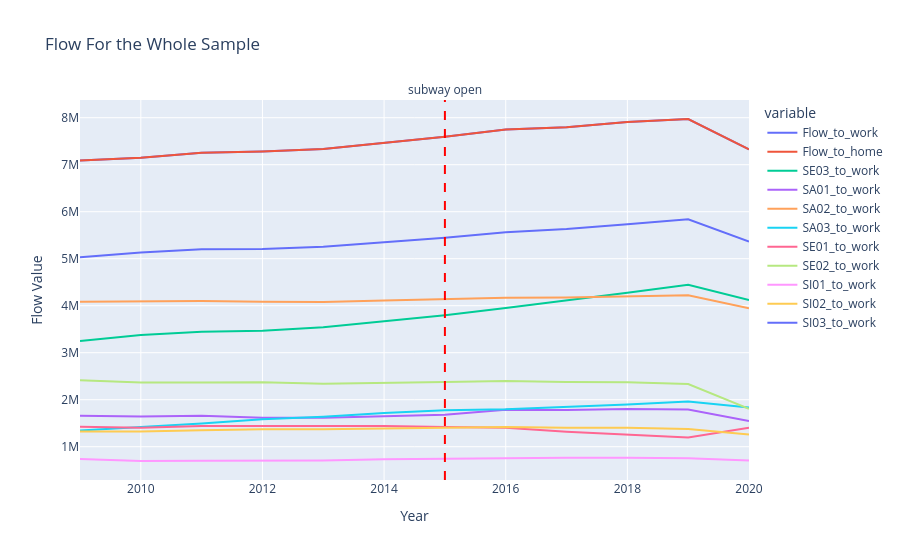

Notebook source saved alongside this figure:
### Markdown cell above
Flow For the Whole Sample

### Code cell
#"SA01_to_work","SA02_to_work", "SA03_to_work", "SE01_to_work", "SE02_to_work","SE03_to_work","SI01_to_work", "SI02_to_work","SI03_to_work"


df_filtered = (tract_year_grid_work_home_trct
               .assign(trct=tract_year_grid_work_home_trct["trct"].astype(str))
               #.query('trct in @tracts_hudson_yards_cluster')
               )
# Aggregate the data by 'year', summing up the Flow_to_work and Flow_to_home for each year
df_aggregated = df_filtered.groupby('year')[['Flow_to_work', 'Flow_to_home', 'SE03_to_work',"SA01_to_work","SA02_to_work", "SA03_to_work", "SE01_to_work", "SE02_to_work","SI01_to_work", "SI02_to_work","SI03_to_work"]].sum().reset_index()


# Create the time series plot
fig = px.line(df_aggregated, 
              x='year', 
              y=['Flow_to_work', 'Flow_to_home', 'SE03_to_work',"SA01_to_work","SA02_to_work", "SA03_to_work", "SE01_to_work", "SE02_to_work","SI01_to_work", "SI02_to_work","SI03_to_work"], 
              title="Flow For the Whole Sample", 
              labels={'year': 'Year', 'value': 'Flow Value'}, 
              line_shape='linear')

special_year = 2015  

# Add a vertical line at the special year
fig.add_vline(
    x=special_year,
    line_width=2,
    line_dash="dash",
    line_color="red",
    annotation_text="subway open",  # Optional text annotation
    annotation_position="top"  # Optional position for the annotation
)

# Show the plot
fig.show()

### Figure 1 — Plotly figure (JSON) as saved in the notebook; plotly's stock layout.template omitted (floating-point values rounded to 4 significant figures)
{"data": [{"hovertemplate": "variable=Flow_to_work<br>Year=%{x}<br>Flow Value=%{y}<extra></extra>", "legendgroup": "Flow_to_work", "line": {"color": "#636efa", "dash": "solid", "shape": "linear"}, "marker": {"symbol": "circle"}, "mode": "lines", "name": "Flow_to_work", "orientation": "v", "showlegend": true, "type": "scatter", "x": [2009, 2010, 2011, 2012, 2013, 2014, 2015, 2016, 2017, 2018, 2019, 2020], "xaxis": "x", "y": [7090000.0, 7147000.0, 7254000.0, 7283000.0, 7333000.0, 7471000.0, 7595000.0, 7751000.0, 7799000.0, 7906000.0, 7972000.0, 7328000.0], "yaxis": "y"}, {"hovertemplate": "variable=Flow_to_home<br>Year=%{x}<br>Flow Value=%{y}<extra></extra>", "legendgroup": "Flow_to_home", "line": {"color": "#EF553B", "dash": "solid", "shape": "linear"}, "marker": {"symbol": "circle"}, "mode": "lines", "name": "Flow_to_home", "orientation": "v", "showlegend": true, "type": "scatter", "x": [2009, 2010, 2011, 2012, 2013, 2014, 2015, 2016, 2017, 2018, 2019, 2020], "xaxis": "x", "y": [7090000.0, 7147000.0, 7254000.0, 7283000.0, 7333000.0, 7471000.0, 7595000.0, 7751000.0, 7799000.0, 7906000.0, 7972000.0, 7328000.0], "yaxis": "y"}, {"hovertemplate": "variable=SE03_to_work<br>Year=%{x}<br>Flow Value=%{y}<extra></extra>", "legendgroup": "SE03_to_work", "line": {"color": "#00cc96", "dash": "solid", "shape": "linear"}, "marker": {"symbol": "circle"}, "mode": "lines", "name": "SE03_to_work", "orientation": "v", "showlegend": true, "type": "scatter", "x": [2009, 2010, 2011, 2012, 2013, 2014, 2015, 2016, 2017, 2018, 2019, 2020], "xaxis": "x", "y": [3250000.0, 3376000.0, 3445000.0, 3465000.0, 3542000.0, 3663000.0, 3798000.0, 3951000.0, 4105000.0, 4274000.0, 4446000.0, 4119000.0], "yaxis": "y"}, {"hovertemplate": "variable=SA01_to_work<br>Year=%{x}<br>Flow Value=%{y}<extra></extra>", "legendgroup": "SA01_to_work", "line": {"color": "#ab63fa", "dash": "solid", "shape": "linear"}, "marker": {"symbol": "circle"}, "mode": "lines", "name": "SA01_to_work", "orientation": "v", "showlegend": true, "type": "scatter", "x": [2009, 2010, 2011, 2012, 2013, 2014, 2015, 2016, 2017, 2018, 2019, 2020], "xaxis": "x", "y": [1660000.0, 1641000.0, 1660000.0, 1614000.0, 1617000.0, 1645000.0, 1678000.0, 1786000.0, 1781000.0, 1803000.0, 1792000.0, 1546000.0], "yaxis": "y"}, {"hovertemplate": "variable=SA02_to_work<br>Year=%{x}<br>Flow Value=%{y}<extra></extra>", "legendgroup": "SA02_to_work", "line": {"color": "#FFA15A", "dash": "solid", "shape": "linear"}, "marker": {"symbol": "circle"}, "mode": "lines", "name": "SA02_to_work", "orientation": "v", "showlegend": true, "type": "scatter", "x": [2009, 2010, 2011, 2012, 2013, 2014, 2015, 2016, 2017, 2018, 2019, 2020], "xaxis": "x", "y": [4086000.0, 4088000.0, 4101000.0, 4084000.0, 4077000.0, 4111000.0, 4140000.0, 4171000.0, 4176000.0, 4204000.0, 4221000.0, 3946000.0], "yaxis": "y"}, {"hovertemplate": "variable=SA03_to_work<br>Year=%{x}<br>Flow Value=%{y}<extra></extra>", "legendgroup": "SA03_to_work", "line": {"color": "#19d3f3", "dash": "solid", "shape": "linear"}, "marker": {"symbol": "circle"}, "mode": "lines", "name": "SA03_to_work", "orientation": "v", "showlegend": true, "type": "scatter", "x": [2009, 2010, 2011, 2012, 2013, 2014, 2015, 2016, 2017, 2018, 2019, 2020], "xaxis": "x", "y": [1344000.0, 1418000.0, 1493000.0, 1585000.0, 1639000.0, 1714000.0, 1776000.0, 1795000.0, 1842000.0, 1899000.0, 1959000.0, 1836000.0], "yaxis": "y"}, {"hovertemplate": "variable=SE01_to_work<br>Year=%{x}<br>Flow Value=%{y}<extra></extra>", "legendgroup": "SE01_to_work", "line": {"color": "#FF6692", "dash": "solid", "shape": "linear"}, "marker": {"symbol": "circle"}, "mode": "lines", "name": "SE01_to_work", "orientation": "v", "showlegend": true, "type": "scatter", "x": [2009, 2010, 2011, 2012, 2013, 2014, 2015, 2016, 2017, 2018, 2019, 2020], "xaxis": "x", "y": [1427000.0, 1405000.0, 1441000.0, 1446000.0, 1451000.0, 1441000.0, 1419000.0, 1403000.0, 1319000.0, 1259000.0, 1195000.0, 1402000.0], "yaxis": "y"}, {"hovertemplate": "variable=SE02_to_work<br>Year=%{x}<br>Flow Value=%{y}<extra></extra>", "legendgroup": "SE02_to_work", "line": {"color": "#B6E880", "dash": "solid", "shape": "linear"}, "marker": {"symbol": "circle"}, "mode": "lines", "name": "SE02_to_work", "orientation": "v", "showlegend": true, "type": "scatter", "x": [2009, 2010, 2011, 2012, 2013, 2014, 2015, 2016, 2017, 2018, 2019, 2020], "xaxis": "x", "y": [2414000.0, 2366000.0, 2368000.0, 2371000.0, 2341000.0, 2367000.0, 2378000.0, 2398000.0, 2375000.0, 2373000.0, 2332000.0, 1808000.0], "yaxis": "y"}, {"hovertemplate": "variable=SI01_to_work<br>Year=%{x}<br>Flow Value=%{y}<extra></extra>", "legendgroup": "SI01_to_work", "line": {"color": "#FF97FF", "dash": "solid", "shape": "linear"}, "marker": {"symbol": "circle"}, "mode": "lines", "name": "SI01_to_work", "orientation": "v", "showlegend": true, "type": "scatter", "x": [2009, 2010, 2011, 2012, 2013, 2014, 2015, 2016, 2017, 2018, 2019, 2020], "xaxis": "x", "y": [738200.0, 695500.0, 702900.0, 706300.0, 708100.0, 730100.0, 746400.0, 765700.0, 766900.0, 766100.0, 755000.0, 704200.0], "yaxis": "y"}, {"hovertemplate": "variable=SI02_to_work<br>Year=%{x}<br>Flow Value=%{y}<extra></extra>", "legendgroup": "SI02_to_work", "line": {"color": "#FECB52", "dash": "solid", "shape": "linear"}, "marker": {"symbol": "circle"}, "mode": "lines", "name": "SI02_to_work", "orientation": "v", "showlegend": true, "type": "scatter", "x": [2009, 2010, 2011, 2012, 2013, 2014, 2015, 2016, 2017, 2018, 2019, 2020], "xaxis": "x", "y": [1324000.0, 1322000.0, 1351000.0, 1370000.0, 1370000.0, 1393000.0, 1404000.0, 1420000.0, 1401000.0, 1405000.0, 1377000.0, 1257000.0], "yaxis": "y"}, {"hovertemplate": "variable=SI03_to_work<br>Year=%{x}<br>Flow Value=%{y}<extra></extra>", "legendgroup": "SI03_to_work", "line": {"color": "#636efa", "dash": "solid", "shape": "linear"}, "marker": {"symbol": "circle"}, "mode": "lines", "name": "SI03_to_work", "orientation": "v", "showlegend": true, "type": "scatter", "x": [2009, 2010, 2011, 2012, 2013, 2014, 2015, 2016, 2017, 2018, 2019, 2020], "xaxis": "x", "y": [5028000.0, 5129000.0, 5200000.0, 5207000.0, 5255000.0, 5348000.0, 5444000.0, 5565000.0, 5631000.0, 5735000.0, 5840000.0, 5367000.0], "yaxis": "y"}], "layout": {"annotations": [{"showarrow": false, "text": "subway open", "x": 2015, "xanchor": "center", "xref": "x", "y": 1, "yanchor": "bottom", "yref": "y domain"}], "legend": {"title": {"text": "variable"}, "tracegroupgap": 0}, "shapes": [{"line": {"color": "red", "dash": "dash", "width": 2}, "type": "line", "x0": 2015, "x1": 2015, "xref": "x", "y0": 0, "y1": 1, "yref": "y domain"}], "title": {"text": "Flow For the Whole Sample"}, "xaxis": {"anchor": "y", "domain": [0, 1], "title": {"text": "Year"}}, "yaxis": {"anchor": "x", "domain": [0, 1], "title": {"text": "Flow Value"}}}}
